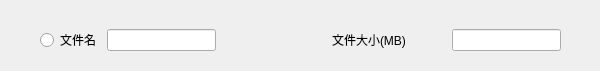
<?xml version="1.0" encoding="UTF-8"?>
<ui version="4.0">
 <class>FileInfoWidget</class>
 <widget class="QWidget" name="FileInfoWidget">
  <property name="geometry">
   <rect>
    <x>0</x>
    <y>0</y>
    <width>600</width>
    <height>71</height>
   </rect>
  </property>
  <property name="windowTitle">
   <string>Form</string>
  </property>
  <widget class="QWidget" name="horizontalLayoutWidget">
   <property name="geometry">
    <rect>
     <x>40</x>
     <y>0</y>
     <width>521</width>
     <height>80</height>
    </rect>
   </property>
   <layout class="QHBoxLayout" name="horizontalLayout">
    <item>
     <widget class="QRadioButton" name="radioButton">
      <property name="text">
       <string>文件名</string>
      </property>
     </widget>
    </item>
    <item>
     <widget class="QLineEdit" name="lineEdit">
      <property name="text">
       <string/>
      </property>
     </widget>
    </item>
    <item>
     <spacer name="horizontalSpacer">
      <property name="orientation">
       <enum>Qt::Horizontal</enum>
      </property>
      <property name="sizeHint" stdset="0">
       <size>
        <width>50</width>
        <height>20</height>
       </size>
      </property>
     </spacer>
    </item>
    <item>
     <widget class="QLabel" name="label">
      <property name="text">
       <string>文件大小(MB)</string>
      </property>
     </widget>
    </item>
    <item>
     <spacer name="horizontalSpacer_2">
      <property name="orientation">
       <enum>Qt::Horizontal</enum>
      </property>
      <property name="sizeType">
       <enum>QSizePolicy::Preferred</enum>
      </property>
      <property name="sizeHint" stdset="0">
       <size>
        <width>40</width>
        <height>20</height>
       </size>
      </property>
     </spacer>
    </item>
    <item>
     <widget class="QLineEdit" name="lineEdit_2">
      <property name="enabled">
       <bool>true</bool>
      </property>
     </widget>
    </item>
   </layout>
  </widget>
 </widget>
 <resources/>
 <connections/>
</ui>
